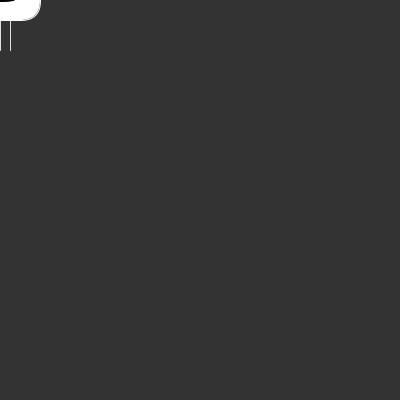
Frame 1 (no input)
Frame 60 (the mouse pressed at the canvas centre just before this capture): identical to frame 1, image omitted
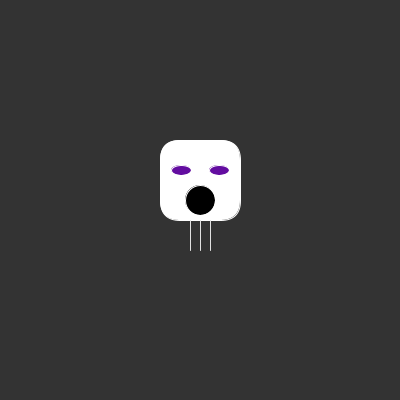
Frame 120 (the mouse held since frame 60 and released just before this capture)

The Processing sketch that drew these frames (run headless with seeded random() and noise(); from frame 60 on, the mouse is pressed at the canvas centre):

// Processing sketch: processing_139887
// ── processing_139887.pde

//this is the interval for the color black, which will
//be used on the eyes.
int c = color(0, 0, 0);
 
void setup() {
  // Set the size of the window
  size(400,400);  
  smooth();
  // The frame rate is set to 100 frames per second.
  frameRate(100);
}


void draw() {
  background(51);  //this will be the background color of the canvas
  
  // These will set the facial expressions as well as the
  //face of the monster in the center of the screen
  ellipseMode(CENTER);
  rectMode(CENTER); 


  //head and body
  //my monster is an simple ghost
  stroke(255);
  fill(255);
 rect(mouseX, mouseY-20, 80, 80, 20);
 fill(0);
 ellipse(mouseX, mouseY, 30, 5);
 
 //this bollean command tells the monster that when the
 //mouse is pressed, the mouth will open up
 //if the mouse is not clicked, the mouth will remain closed
if (mousePressed== true) { 
  
  fill(0);
ellipse(mouseX, mouseY, 30, 30);
}
 
//eyes
  fill(c); //the interval c is telling the monster to keep his eyes black
  ellipse(mouseX-19,mouseY-30,20,10); 
  ellipse(mouseX+19,mouseY-30,20,10); 
  
  //this boolean tells the monster that when the mouse is pressed
  //the eyes will flash with random color
  //when the mouse is not pressed, it will remain black
    if (mousePressed == true){
    c = color(random(255), random(255), random(255));
  }
  else c = color(0, 0, 0);

//legs of the ghost
  stroke(225);
  line(mouseX-10,mouseY+50,pmouseX-10,pmouseY+20);
  line(mouseX+10,mouseY+50,pmouseX+10,pmouseY+20);
  line(mouseX, mouseY+50, pmouseX, pmouseY+20);
  

}
